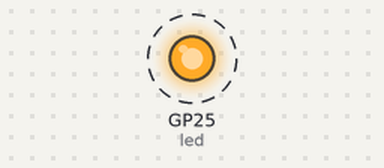
A program run on a simulated Raspberry Pi Pico running MicroPython. Parts: output pins drawn as LEDs (lit = HIGH). Dashed ring = blinking. What the program prints to the serial console is not drawn.

Above: at 0.2 s.
Timing chart, 0 to 3.0 s (numbered marks = the images above):
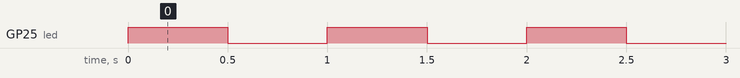

The program:

led_builtin.py
```python
from machine import Pin
from time import sleep

led = Pin("LED", Pin.OUT) # WL_GPIO0 del chip Infineon 43439

tiempo = 0.5

while True:
    led.on()
    print('On')
    sleep(tiempo)
    led.off()
    print('Off')
    sleep(tiempo)
```

Measured:
- by itself, GP25 (led): alternates HIGH for 0.50 s and LOW for 0.50 s
